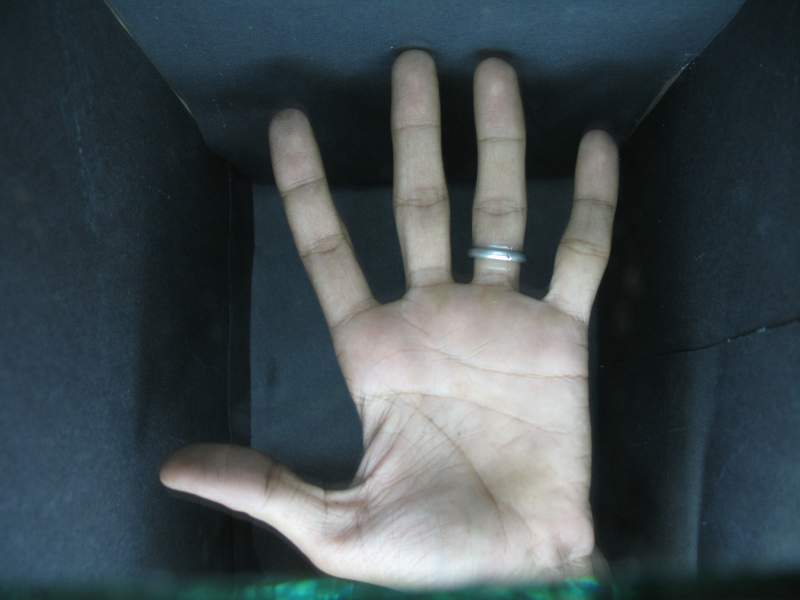
#> input picture 001_1.JPG, 1600 x 1200 px (shown at 1/2 size); its folder holds only this picture in this run
$ python check_database.py   (Python 2 division)   (older library calls are emulated)
#> lines starting #> are read from the running program, lines starting #| are printed output that depends on the picture; after the words box and inside, x2 and y2 are one past the last pixel; in counts of white or black regions, pixels touching at a corner belong together
#> the answer given: .
### error_remover.py
#!/usr/bin/python
#this program takes an binary image as input and gives an image completely free from errors
from __future__ import division
import sys
import numpy as np
import cv2
import sys
import easygui
import matplotlib.pyplot as plt
import math
colors=[[ 0 , 43 , 54 ] , [ 7 , 54 , 66 ] , [ 88 , 110 , 117 ] , [ 101 , 123 , 131 ] , [ 131 , 148 , 150 ] , [ 147 , 161 , 161 ] , [ 238 , 232 , 213 ] , [ 253 , 246 , 227 ] , [ 181 , 137 , 0 ] , [ 203 , 75 , 22 ] , [ 220 , 50 , 47 ] , [ 211 , 54 , 130 ] , [ 108 , 113 , 196 ] , [ 38 , 139 , 210 ] , [ 42 , 161 , 152 ] , [ 133 , 153 , 0 ] ]
# [23 lines left out: function drawline, not called in this run]

def midpoint(a,b):
    return tuple(map(int,((a[0]+b[0])/2,(a[1]+b[1])/2)))
def distance2(a,b):
    dist = math.hypot(b[0] - a[0], b[1] - a[1])
    return dist
# [135 lines left out: functions line, intersection, plot_distances, cluster, unique, distance and 2 more, not called in this run]
def getcontour(binary):
    version = cv2.__version__.split('.')[0]

    if version is '3':
        image, contours, hierarchy = cv2.findContours(binary.copy(), \
               cv2.RETR_TREE, cv2.CHAIN_APPROX_NONE)
    elif version is '2':
        contours, hierarchy = cv2.findContours(binary.copy(),cv2.RETR_TREE, \
               cv2.CHAIN_APPROX_NONE)

    try:
        #find contour with maximum area
        cnt = max(contours, key = lambda x: cv2.contourArea(x))
        return cnt
    except:
        print "no skin region found"
        return None
# [33 lines left out: functions get_valleys, fitline, not called in this run]
def approximate_contour(cnt):
    #lets approximate contour
    epsilon = 0.0005*cv2.arcLength(cnt,True)
    cnt = cv2.approxPolyDP(cnt,epsilon,True)
    return cnt
def reverse(img):
    return 255-img
def midfinger(img):
    img=cv2.resize(img,(1200,700))
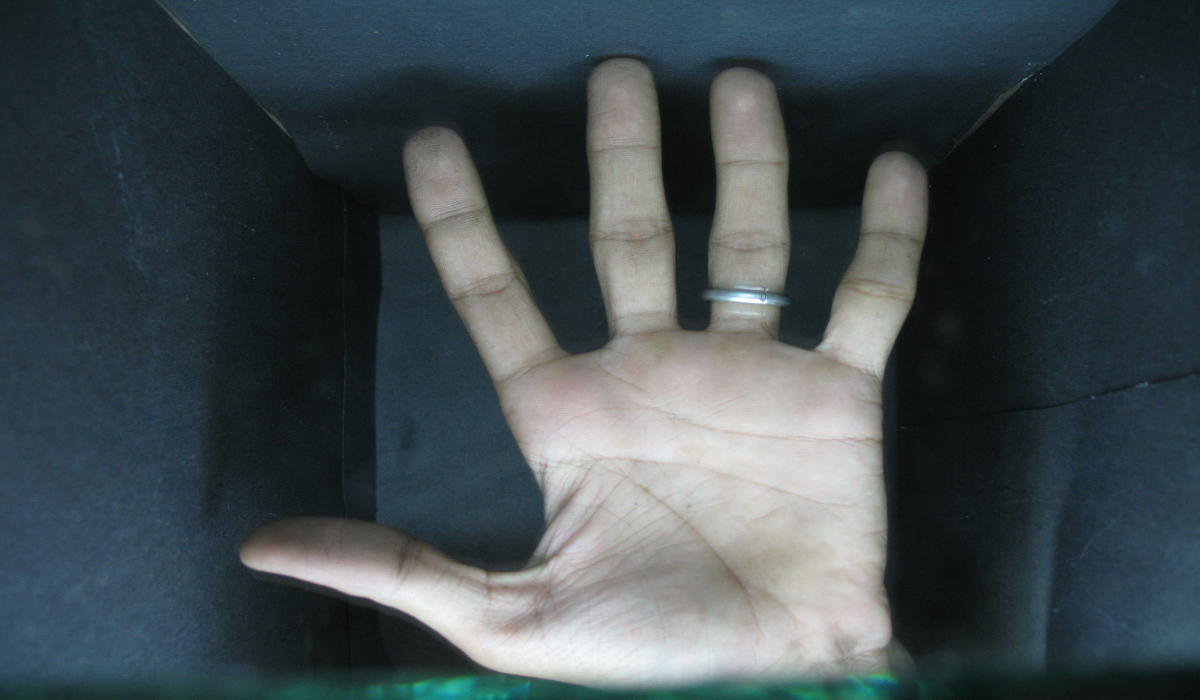
#> img: shape (700, 1200, 3); mean B, G, R 80.5, 76.6, 65.8
    drawing = np.zeros(img.shape,np.uint8) # empty image for testing purposes
    drawing[np.where((drawing==[0,0,0]).all(axis=2))] = [colors[15]]
    #drawing = reverse(drawing)
    #img=cv2.medianBlur(img,7)
    gray = cv2.cvtColor(img,cv2.COLOR_BGR2GRAY)
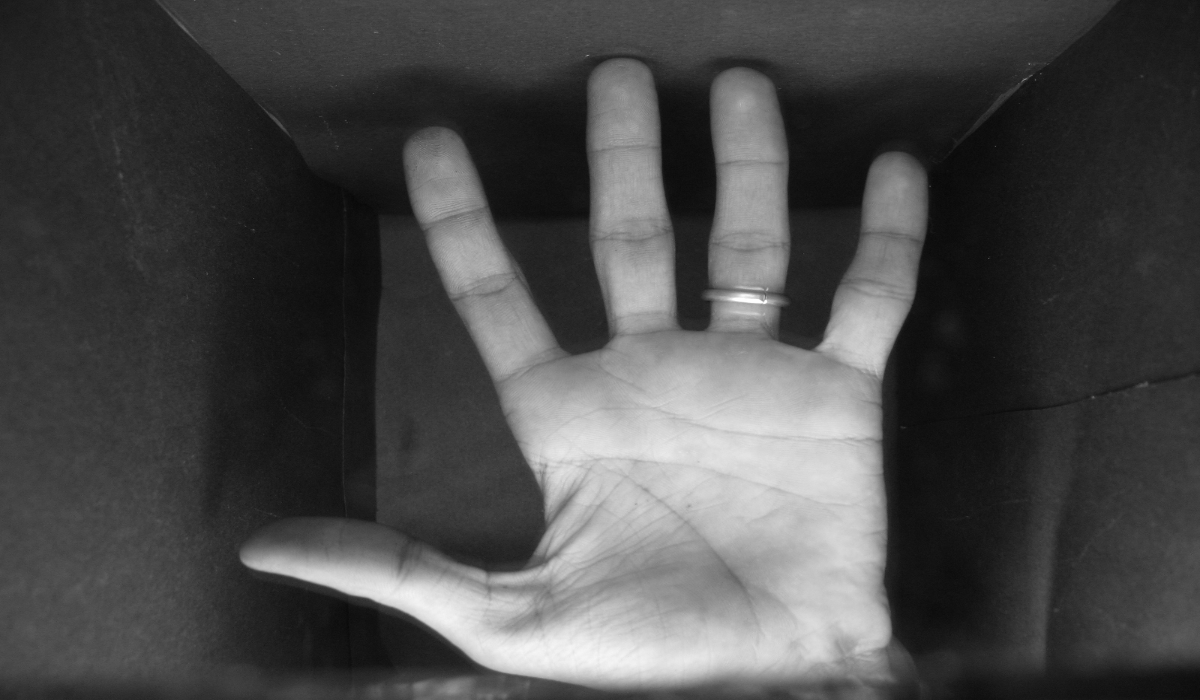
#> gray: shape (700, 1200); min 8, max 255, mean 73.8
    #return (gray,None,None,None)
    ##thresh,binary = cv2.threshold(gray,110,255,cv2.THRESH_BINARY | cv2.THRESH_OTSU)
    binary = cv2.inRange(gray,65,255)
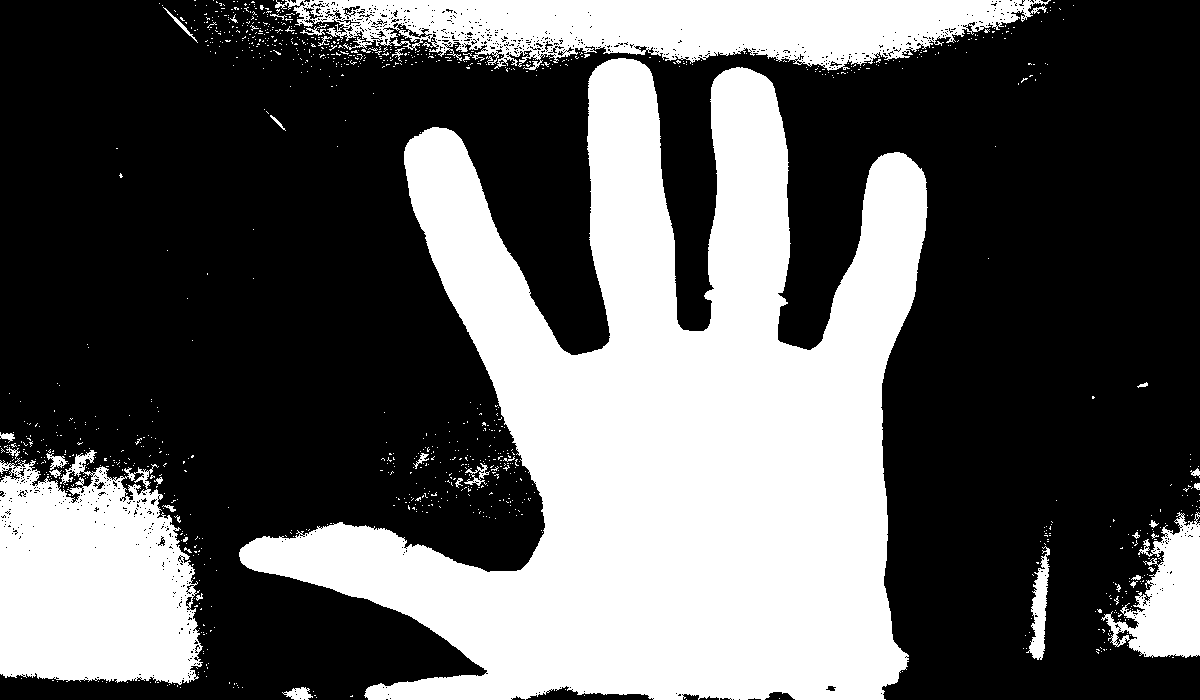
#> binary: shape (700, 1200); 36.5% white; 1104 white regions (1071 under 20 px), largest, box (x1, y1, x2, y2) and area: (239, 58, 928, 700) 222519, (0, 450, 203, 685) 36696, (275, 0, 1051, 71) 34191
    #find contour
    cnt=getcontour(binary)
    cnt=approximate_contour(cnt)
    #draw moment of this contour
    M = cv2.moments(cnt)
    cX = int(M["m10"] / M["m00"])
    cY = int(M["m01"] / M["m00"])
    #xr=reference(binary,cY)
    #cv2.circle(drawing,(xr,cY),7,(255,0,0),-1)
    #draw contour
    cv2.drawContours(drawing,[cnt],0,(255,255,255),2)
    cv2.circle(drawing,(cX,cY),7,(0,255,0),-1)

    hull = cv2.convexHull(cnt,returnPoints = False)
    valleys=get_valleys(cnt,hull,cX,cY)
    for (i,j) in valleys:
        cv2.circle(drawing,(i,j),15,[0,0,255],-1)
    arr=[]

    for (i,j) in valleys:
        arr.append(j)
    average=sum(arr)/len(arr)
    tips=get_tips(cnt,hull,average)
    for (i,j) in tips:
        cv2.circle(drawing,(i,j),7,[0,255,0],-1)


    drawing,distances=plot_distances(tips,valleys,drawing,cX)
    fore_finger=distances[1]
    distances=[i/fore_finger for i in distances]
    return (drawing,distances,tips,valleys)

### check_database.py
import os
import easygui
import cv2
from error_remover import midfinger
path=easygui.diropenbox("select the folder you want to choose images from")
files=os.listdir(path)
files=sorted(files)
files=[path+'/'+i for i in files]
for i in files:
#> (the run stopped early here; a loop or call above may not have finished)

$ run again, on IMG_20161220_013140.jpg
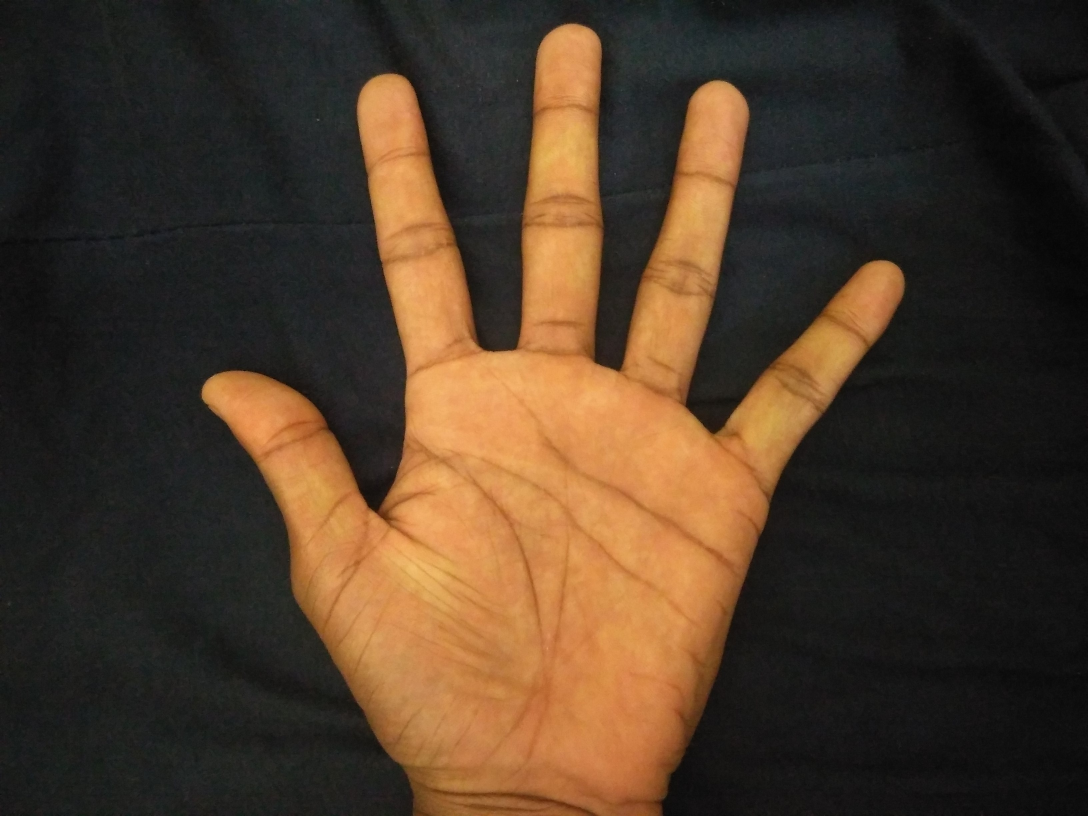
#> input picture IMG_20161220_013140.jpg, 3264 x 2448 px (shown at 1/3 size)
#> in midfinger, `gray = cv2.cvtColor(img,cv2.COLOR_BGR2GRAY)`:
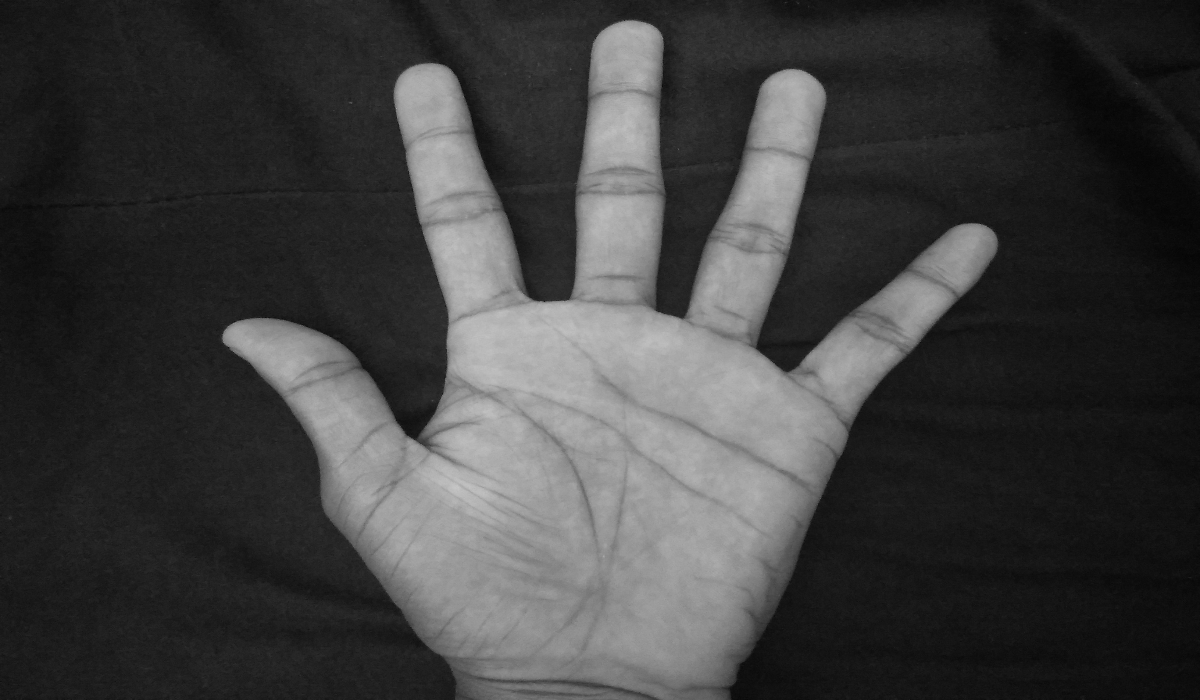
#> gray: shape (700, 1200); min 4, max 199, mean 62.4
#> in midfinger, `binary = cv2.inRange(gray,65,255)`:
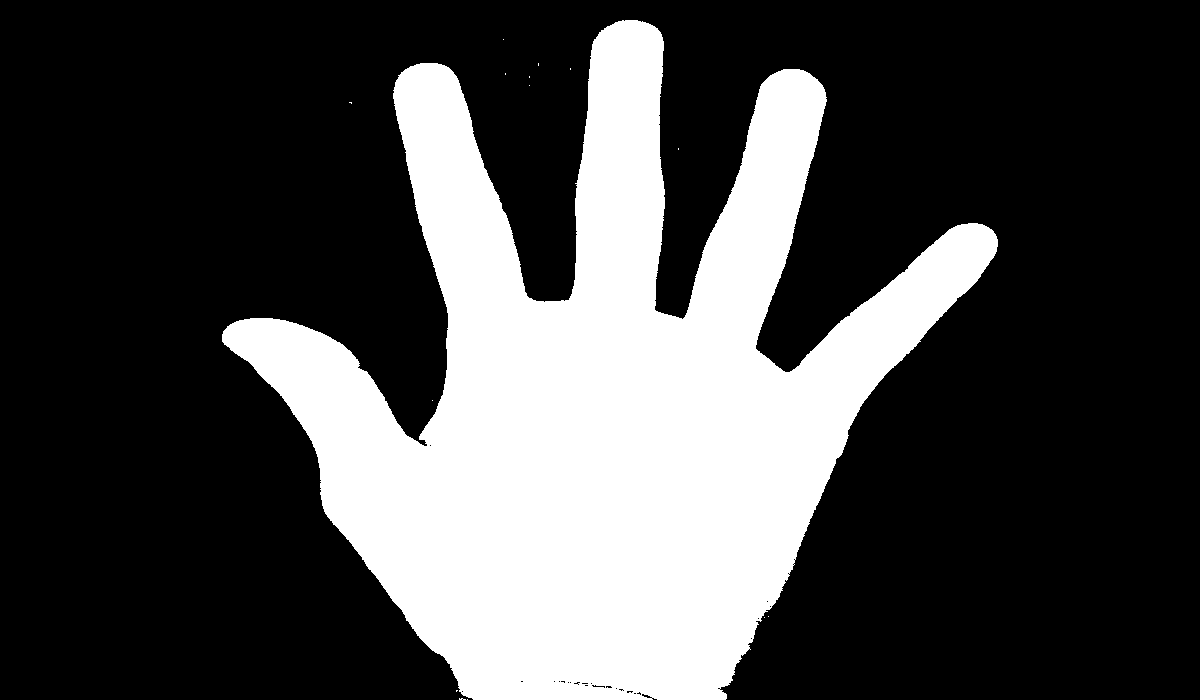
#> binary: shape (700, 1200); 28.6% white; 15 white regions (14 under 20 px), largest, box (x1, y1, x2, y2) and area: (222, 20, 998, 700) 240266
